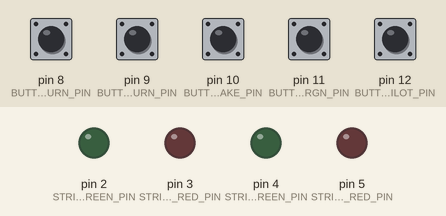
Recording of a sketch running on a simulated Arduino Uno, built with avr-gcc and run on an emulated ATmega328P. Shown: output pins drawn as LEDs (lit = HIGH). Inputs (shaded band) come from the test bench; at power-on: pin 8 (BUTTON_L_TURN_PIN), pin 9 (BUTTON_R_TURN_PIN), pin 10 (BUTTON_BRAKE_PIN), pin 11 (BUTTON_EMRGN_PIN), pin 12 (BUTTON_APILOT_PIN) HIGH.

Above: at 1.2 s.
1.3 s: pin 8 (BUTTON_L_TURN_PIN) pulled LOW for 1 s
At 2.15 s:
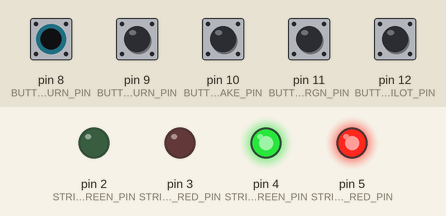
3.8 s: pin 10 (BUTTON_BRAKE_PIN) pulled LOW for 0.15 s
At 3.87 s:
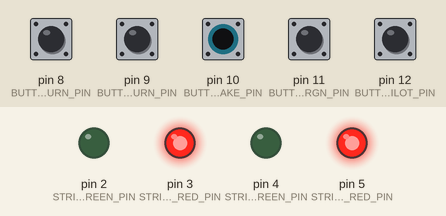
5.4 s: pin 12 (BUTTON_APILOT_PIN) pulled LOW for 0.15 s
At 5.47 s:
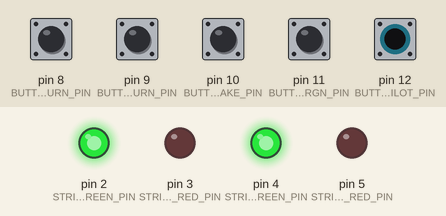
7.0 s: pin 9 (BUTTON_R_TURN_PIN) pulled LOW for 0.15 s
At 8.2 s:
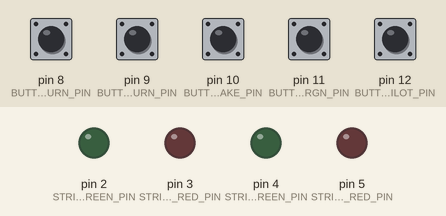
Timing chart, 0 to 9.6 s (numbered marks = the images above; inputs shaded):
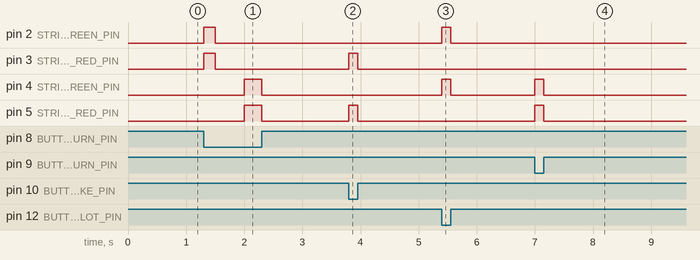

The sketch:

Pro_Ceed_2-Lights.ino
```cpp
// (licence header left out)
/**************************************/
/*            Colors setup            */
/**************************************/
// {R, G} 0 to 255
// NOTE: If the channel is on a non-PWM pin, the color cannot be changed. Only 2 states - on(>0) / off(=0)
// Turns
const uint8_t COLOR_TURN[2] = {255, 255};
// Brake
const uint8_t COLOR_BRAKE[2] = {255, 0};
// Emergency signal
const uint8_t COLOR_EMRGN[2] = {255, 0};
// Autopilot mode
const uint8_t COLOR_APILOT[2] = {0, 255};


/************************************/
/*            Time setup            */
/************************************/
// After this time in ms, the counter will be increase
const uint16_t TIME_CONSTANT = 500;


/************************************/
/*            Pins setup            */
/************************************/
// 1st (left) LED strip pins (r,g channels)
const uint8_t STRIP_LEFT_RED_PIN = 3;
const uint8_t STRIP_LEFT_GREEN_PIN = 2;

// 2nd (right) LED strip pins (r,g channels)
const uint8_t STRIP_RIGHT_RED_PIN = 5;
const uint8_t STRIP_RIGHT_GREEN_PIN = 4;

// Buttons pins
// Left turn
const uint8_t BUTTON_L_TURN_PIN = 8;
// Right turn
const uint8_t BUTTON_R_TURN_PIN = 9;
// Brake
const uint8_t BUTTON_BRAKE_PIN = 10;
// Emergency signal
const uint8_t BUTTON_EMRGN_PIN = 11;
// Autopilot mode
const uint8_t BUTTON_APILOT_PIN = 12;


// System variables
// mode: 0 - nothing to do, 1 - left turn, 2 - right turn, 3 - brake, 4 - emergency, 5 - autopilot
uint8_t mode;
// 3 steps (for turn signal:  10 / 11 / 00) or 2 steps (blinking signal:  >0 / =0)
uint8_t position_counter;
// Stores millis() time for increment position_counter
uint64_t cycle_timer;


void setup()
{
    // Pins initialization
    pinMode(STRIP_LEFT_GREEN_PIN, OUTPUT);
    pinMode(STRIP_LEFT_RED_PIN, OUTPUT);
    pinMode(STRIP_RIGHT_GREEN_PIN, OUTPUT);
    pinMode(STRIP_RIGHT_RED_PIN, OUTPUT);
    pinMode(BUTTON_L_TURN_PIN, INPUT_PULLUP);
    pinMode(BUTTON_R_TURN_PIN, INPUT_PULLUP);
    pinMode(BUTTON_BRAKE_PIN, INPUT_PULLUP);
    pinMode(BUTTON_EMRGN_PIN, INPUT_PULLUP);
    pinMode(BUTTON_APILOT_PIN, INPUT_PULLUP);
}

void loop()
{
    // Scan for buttons
    buttons_scanner();

    // Show current effect
    effects_handler();

    // Increment position_counter
    if (millis() - cycle_timer >= TIME_CONSTANT) {
        // 2 steps for brake, emergency and autopilot
        // 3 steps for nothing to do, left turn, and right turn
        if ((mode >= 3 && position_counter < 1) || position_counter < 2)
            position_counter++;
        else
            position_counter = 0;

        // Reset timer
        cycle_timer = millis();
    }
}

void effects_handler() {
    switch (mode)
    {
    case 1:
        // 1 - Left turn
        if (position_counter == 1) {
            // Step 1 - turn on right strip
            digitalWrite(STRIP_LEFT_RED_PIN, 0);
            digitalWrite(STRIP_LEFT_GREEN_PIN, 0);
            analogWrite(STRIP_RIGHT_RED_PIN, COLOR_TURN[0]);
            analogWrite(STRIP_RIGHT_GREEN_PIN, COLOR_TURN[1]);
        }
        else if (position_counter == 2) {
            // Step 2 - turn on left strip
            analogWrite(STRIP_LEFT_RED_PIN, COLOR_TURN[0]);
            analogWrite(STRIP_LEFT_GREEN_PIN, COLOR_TURN[1]);
            digitalWrite(STRIP_RIGHT_RED_PIN, 0);
            digitalWrite(STRIP_RIGHT_GREEN_PIN, 0);
        }
        else {
            // Step 3 - turn off both strips
            digitalWrite(STRIP_LEFT_RED_PIN, 0);
            digitalWrite(STRIP_LEFT_GREEN_PIN, 0);
            digitalWrite(STRIP_RIGHT_RED_PIN, 0);
            digitalWrite(STRIP_RIGHT_GREEN_PIN, 0);
        }
        break;

    case 2:
        // 2 - Right turn
        if (position_counter == 1) {
            // Step 1 - turn on left strip
            analogWrite(STRIP_LEFT_RED_PIN, COLOR_TURN[0]);
            analogWrite(STRIP_LEFT_GREEN_PIN, COLOR_TURN[1]);
            digitalWrite(STRIP_RIGHT_RED_PIN, 0);
            digitalWrite(STRIP_RIGHT_GREEN_PIN, 0);
        }
        else if (position_counter == 2) {
            // Step 2 - turn on right strip
            digitalWrite(STRIP_LEFT_RED_PIN, 0);
            digitalWrite(STRIP_LEFT_GREEN_PIN, 0);
            analogWrite(STRIP_RIGHT_RED_PIN, COLOR_TURN[0]);
            analogWrite(STRIP_RIGHT_GREEN_PIN, COLOR_TURN[1]);
        }
        else {
            // Step 3 - turn off both strips
            digitalWrite(STRIP_LEFT_RED_PIN, 0);
            digitalWrite(STRIP_LEFT_GREEN_PIN, 0);
            digitalWrite(STRIP_RIGHT_RED_PIN, 0);
            digitalWrite(STRIP_RIGHT_GREEN_PIN, 0);
        }
        break;

    case 3:
        // 3 - Brake
        analogWrite(STRIP_LEFT_RED_PIN, COLOR_BRAKE[0]);
        analogWrite(STRIP_LEFT_GREEN_PIN, COLOR_BRAKE[1]);
        analogWrite(STRIP_RIGHT_RED_PIN, COLOR_BRAKE[0]);
        analogWrite(STRIP_RIGHT_GREEN_PIN, COLOR_BRAKE[1]);
        break;

    case 4:
        // 4 - Emergency
        if (position_counter > 0) {
            // Step 1 - turn both strips on
            analogWrite(STRIP_LEFT_RED_PIN, COLOR_EMRGN[0]);
            analogWrite(STRIP_LEFT_GREEN_PIN, COLOR_EMRGN[1]);
            analogWrite(STRIP_RIGHT_RED_PIN, COLOR_EMRGN[0]);
            analogWrite(STRIP_RIGHT_GREEN_PIN, COLOR_EMRGN[1]);
        }
        else {
            // Step 2 - turn both strips off
            digitalWrite(STRIP_LEFT_RED_PIN, 0);
            digitalWrite(STRIP_LEFT_GREEN_PIN, 0);
            digitalWrite(STRIP_RIGHT_RED_PIN, 0);
            digitalWrite(STRIP_RIGHT_GREEN_PIN, 0);
        }
        break;

    case 5:
        // 5 - Autopilot
        if (position_counter > 0) {
            // Step 1 - turn both strips on
            analogWrite(STRIP_LEFT_RED_PIN, COLOR_APILOT[0]);
            analogWrite(STRIP_LEFT_GREEN_PIN, COLOR_APILOT[1]);
            analogWrite(STRIP_RIGHT_RED_PIN, COLOR_APILOT[0]);
            analogWrite(STRIP_RIGHT_GREEN_PIN, COLOR_APILOT[1]);
        }
        else {
            // Step 2 - turn both strips off
            digitalWrite(STRIP_LEFT_RED_PIN, 0);
            digitalWrite(STRIP_LEFT_GREEN_PIN, 0);
            digitalWrite(STRIP_RIGHT_RED_PIN, 0);
            digitalWrite(STRIP_RIGHT_GREEN_PIN, 0);
        }
        break;

    default:
        // 0 - Nothing to do
        digitalWrite(STRIP_LEFT_RED_PIN, 0);
        digitalWrite(STRIP_LEFT_GREEN_PIN, 0);
        digitalWrite(STRIP_RIGHT_RED_PIN, 0);
        digitalWrite(STRIP_RIGHT_GREEN_PIN, 0);
        break;
    }
}

void buttons_scanner() {
    if (button_emrgn_pressed())
        // Firstly, check the emergency switch, because it has the highest priority
        mode = 4;
    else if (button_brake_pressed())
        // Check the brake switch (second priority)
        mode = 3;
    else if (button_l_turn_pressed())
        // Check the left turn switch (third priority)
        mode = 1;
    else if (button_r_turn_pressed())
        // Check the right turn switch (third priority)
        mode = 2;
    else if (button_apilot_pressed())
        // Check the autopilot switch (lowest priority)
        mode = 5;
    else
        // If no switches are turned on
        mode = 0;

}

boolean button_l_turn_pressed() {
    // Return the inverse value, since pin is pulled up to VCC (HIGH - the button is not pressed, LOW - is pressed)
    return !digitalRead(BUTTON_L_TURN_PIN);
}

boolean button_r_turn_pressed() {
    // Return the inverse value, since pin is pulled up to VCC (HIGH - the button is not pressed, LOW - is pressed)
    return !digitalRead(BUTTON_R_TURN_PIN);
}

boolean button_brake_pressed() {
    // Return the inverse value, since pin is pulled up to VCC (HIGH - the button is not pressed, LOW - is pressed)
    return !digitalRead(BUTTON_BRAKE_PIN);
}

boolean button_emrgn_pressed() {
    // Return the inverse value, since pin is pulled up to VCC (HIGH - the button is not pressed, LOW - is pressed)
    return !digitalRead(BUTTON_EMRGN_PIN);
}

boolean button_apilot_pressed() {
    // Return the inverse value, since pin is pulled up to VCC (HIGH - the button is not pressed, LOW - is pressed)
    return !digitalRead(BUTTON_APILOT_PIN);
}
```

Measured:
- after the input at 1.3 s, pin 2 (STRIP_LEFT_GREEN_PIN), pin 3 (STRIP_LEFT_RED_PIN): LOW → HIGH at once, → LOW 0.20 s later; pin 4 (STRIP_RIGHT_GREEN_PIN), pin 5 (STRIP_RIGHT_RED_PIN): LOW → HIGH after 0.70 s, → LOW 0.30 s later
- after the input at 3.8 s, pin 3 (STRIP_LEFT_RED_PIN), pin 5 (STRIP_RIGHT_RED_PIN): LOW → HIGH at once, → LOW 0.15 s later
- after the input at 5.4 s, pin 2 (STRIP_LEFT_GREEN_PIN), pin 4 (STRIP_RIGHT_GREEN_PIN): LOW → HIGH at once, → LOW 0.15 s later
- after the input at 7.0 s, pin 4 (STRIP_RIGHT_GREEN_PIN), pin 5 (STRIP_RIGHT_RED_PIN): LOW → HIGH at once, → LOW 0.15 s later
